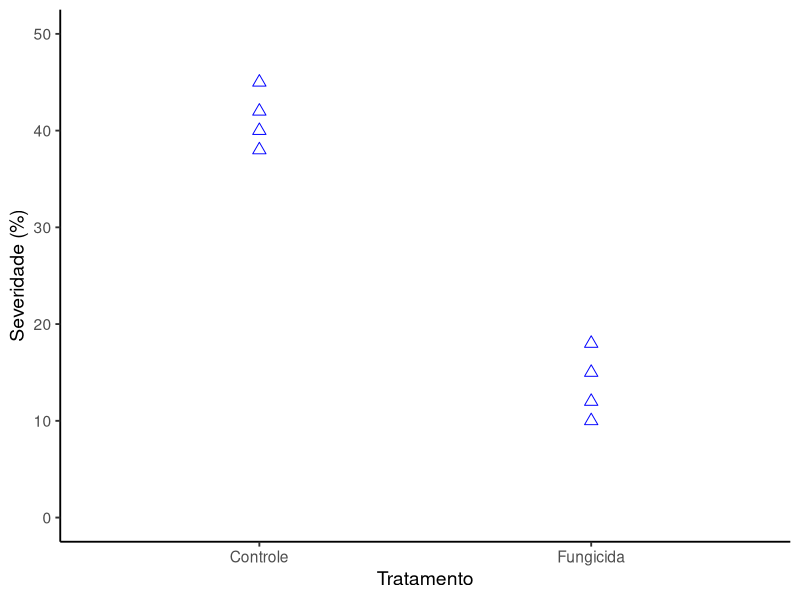
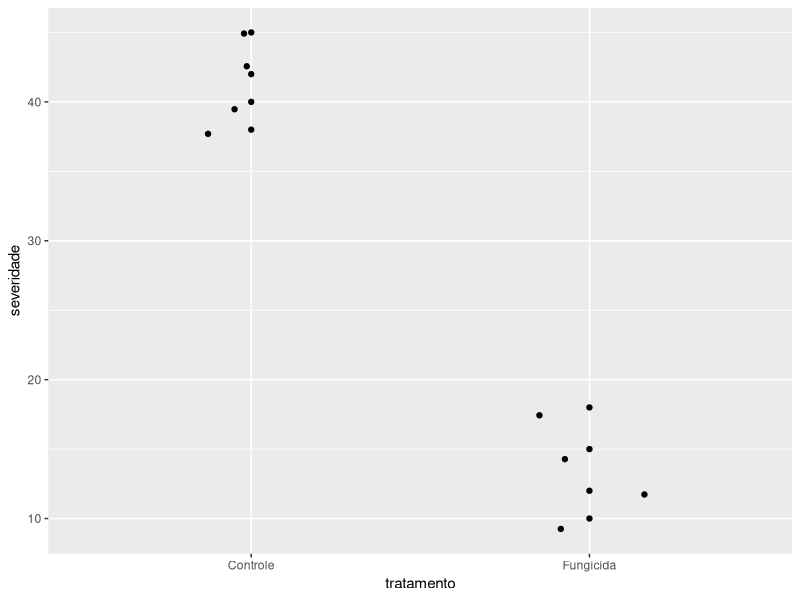

These figures' R source, in order:
## ---- chunk 1
a <- 1
b <- 2

a+b

## ---- chunk 2
planta <- c(1,2,3,4,5,6,7,8) #definir a quantidade de unidades observacionais
#ou 
planta <- seq(1:8)
planta #exibir o vetor criado

tratamento <- c("Controle","Controle","Controle","Controle", "Fungicida","Fungicida","Fungicida","Fungicida") #definir os fatores do experimento

severidade <- c(42,38,45,40,12,18,15,10) #Definir a variável resposta

dados <- data.frame (planta,tratamento,severidade) #juntar esses vetores em um data frame e definir esse como o objeto "dados"

dados #exibir o data frame
## ---- chunk 3

library(ggplot2)
#Ex 1:
ggplot(dados, aes(tratamento,severidade))+ #Fazer base de fundo para o gráfico
  geom_point(color= "blue", size=3, shape=2)+ #Adicionar e modificar os pontos
  ylim(0,50)+ #Definir o limite do eixo Y
  theme_classic(base_size = 14) + #Escolher os temas
  labs(x="Tratamento",
       y="Severidade (%)") #Corrigir as legendas dos eixos

#Ex 2:
ggplot(dados, aes(tratamento,severidade))+
  geom_point()+ 
  geom_jitter(width=0.2)   #quando os pontos estão  muito juntos e separa eles

## ---- chunk 4
resultado_teste <- t.test(severidade ~ tratamento, data = dados, var.equal= TRUE) #CONFERIR DPS PQ ELE FEZ NO GEMINI ESSE CODIGO

resultado_teste
